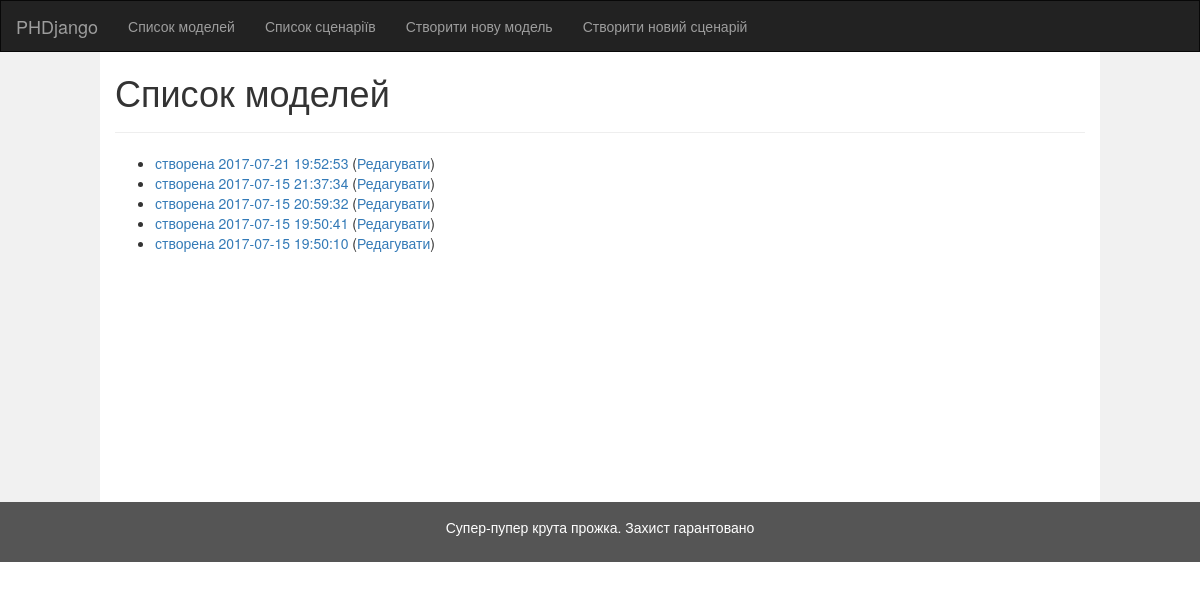
The app's page /models/ with its own data.
### models/models.py (models this page shows)
class ModelConfig(models.Model):
    created_at = models.DateTimeField(auto_now_add=True, null=True)
    title = models.CharField("Назва конфігурації моделі", null=True, max_length=1024)
    production_firm_structure = models.ForeignKey(FirmStructure, related_name="ProductionFirm", null=True)
    raw_firm_structure = models.ForeignKey(FirmStructure, related_name="RawFirm", null=True)
    capital_firm_structure = models.ForeignKey(FirmStructure, related_name="CapitalFirm", null=True)
    household_structure = models.ForeignKey(HouseholdStructure, null=True)
    government_structure = models.ForeignKey(GovernmentStructure, null=True)
    outside_world = models.BooleanField("Зовнішній світ", default=False)
    def natural_key(self):
        return (self.title, self.created_at,) + self.production_firm_structure.natural_key() + \
               self.raw_firm_structure.natural_key() + self.capital_firm_structure.natural_key() + \
               self.household_structure.natural_key() + self.government_structure.natural_key()
    natural_key.dependencies = ['phdjango.FirmStructure', 'phdjango.HouseholdStructure', 'phdjango.GovernmentStructure']
    def __str__(self):
        return "Модель " + str(self.title) if self.title is not None else "" + "створена " + self.created_at.strftime(
            "%Y-%m-%d %H:%M:%S")

### models/views.py (the view)
class ModelIndexView(generic.ListView):
    template_name = 'models/model-index.html'
    context_object_name = 'latest_model_list'
    def get_queryset(self):
        return ModelConfig.objects.order_by('-created_at')

### models/templates/models/model-index.html
{% extends 'models/base.html' %}
{% block title %}Список моделей{% endblock %}
{% block content %}
    {% if latest_model_list %}
        <ul>
            {% for model in latest_model_list %}
                <li>
                    <a href="{% url 'models:model-config-detail' model.id %}">{{ model }}</a>
                    (<a href="{% url 'models:model-config-edit-basic' model.id %}">Редагувати</a>)
                </li>
            {% endfor %}
        </ul>
    {% else %}
        <p>No models are available.</p>
    {% endif %}
{% endblock %}

### records on screen
ModelConfig: title+created_at "створена 2017-07-21 19:52:53"
ModelConfig: title+created_at "створена 2017-07-15 21:37:34"
ModelConfig: title+created_at "створена 2017-07-15 20:59:32"
ModelConfig: title+created_at "створена 2017-07-15 19:50:41"
ModelConfig: title+created_at "створена 2017-07-15 19:50:10"
